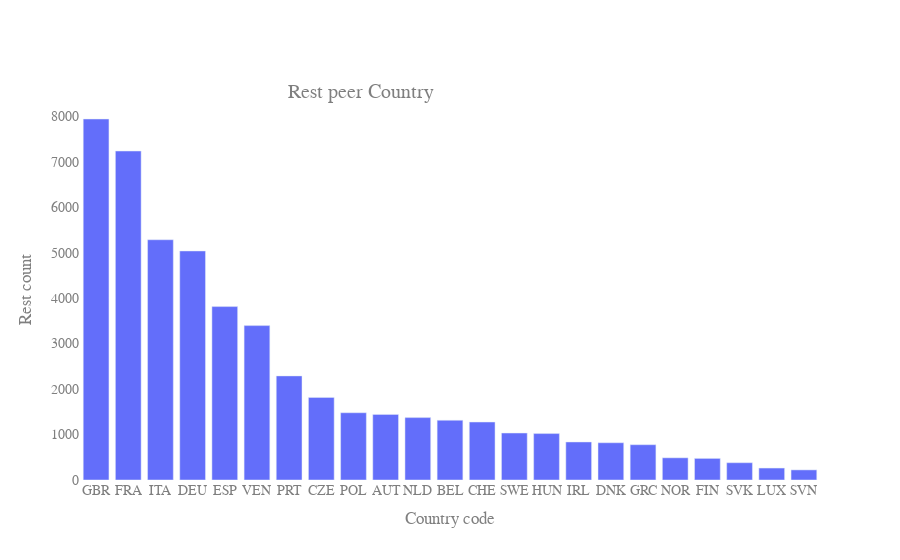

Notebook cell for this chart:
### Markdown cell above
### Build rest per Country graph

### Code cell
fig = go.Figure(
    data=[
        go.Bar(
            name="Rest peer Country",
            x=food_data["country_code"].value_counts().index,
            y=food_data["country_code"].value_counts(),
        )
    ]
)
# Change the bar mode
fig.update_layout(
    {"plot_bgcolor": "rgba(0, 0, 0, 0)", "paper_bgcolor": "rgba(0, 0, 0, 0)",},
    title={
        "text": "Rest peer Country",
        "y": 0.85,
        "x": 0.4,
        "xanchor": "center",
        "yanchor": "top",
    },
    xaxis_title="Country code",
    yaxis_title="Rest count",
    font={"family": "Courier New, monospace", "size": 14, "color": "#7f7f7f"},
)
fig.show()

### Figure 1 — Plotly figure (JSON) as saved in the notebook; plotly's stock layout.template omitted (floating-point values rounded to 4 significant figures)
{"data": [{"name": "Rest peer Country", "type": "bar", "x": ["GBR", "FRA", "ITA", "DEU", "ESP", "VEN", "PRT", "CZE", "POL", "AUT", "NLD", "BEL", "CHE", "SWE", "HUN", "IRL", "DNK", "GRC", "NOR", "FIN", "SVK", "LUX", "SVN"], "y": [7938, 7234, 5283, 5036, 3813, 3395, 2289, 1816, 1479, 1443, 1372, 1314, 1275, 1033, 1021, 836, 819, 776, 488, 475, 380, 263, 222]}], "layout": {"font": {"color": "#7f7f7f", "family": "Courier New, monospace", "size": 14}, "paper_bgcolor": "rgba(0, 0, 0, 0)", "plot_bgcolor": "rgba(0, 0, 0, 0)", "title": {"text": "Rest peer Country", "x": 0.4, "xanchor": "center", "y": 0.85, "yanchor": "top"}, "xaxis": {"title": {"text": "Country code"}}, "yaxis": {"title": {"text": "Rest count"}}}}
